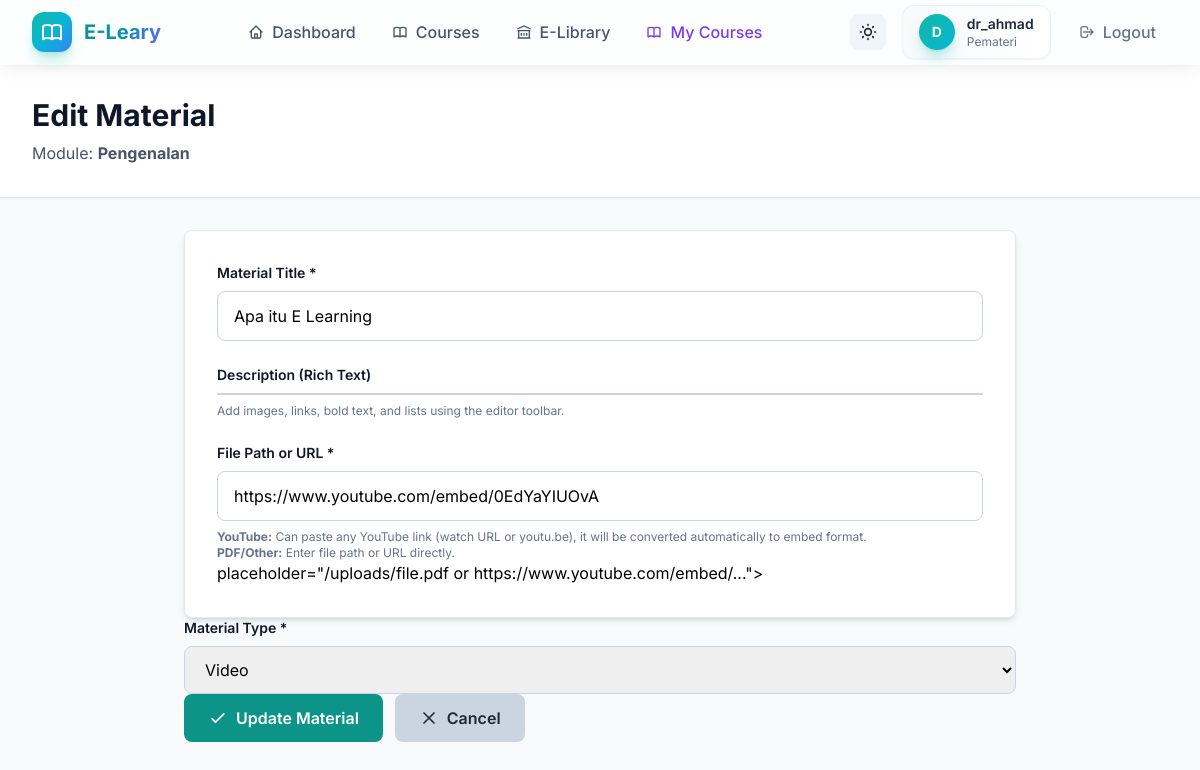
The page /admin/materials/1/edit (signed in) on the database its author committed.
### models.py (models this page shows, shortened)
class User(UserMixin, db.Model):
    id = db.Column(db.Integer, primary_key=True)
    username = db.Column(db.String(120), unique=True, nullable=False, index=True)
    email = db.Column(db.String(120), unique=True, nullable=False, index=True)
    password_hash = db.Column(db.String(255), nullable=False)
    role = db.Column(db.String(20), default='user', nullable=False)  # 'admin', 'pemateri', or 'user'
    pending_role = db.Column(db.String(20), nullable=True)  # Requested role pending admin approval
    division = db.Column(db.String(100), nullable=True)  # e.g., Medical, IT, Admin, Mahasiswa/Koas
    created_at = db.Column(db.DateTime, default=datetime.utcnow)
    uploaded_books = db.relationship('LibraryBook', backref='uploader', lazy='dynamic', foreign_keys='LibraryBook.uploader_id')
    attendance_logs = db.relationship('AttendanceLog', backref='user', lazy='dynamic')
    enrollments = db.relationship('CourseEnrollment', backref='user', lazy='dynamic')
    instructed_courses = db.relationship('Course', backref='instructor_user', lazy='dynamic', foreign_keys='Course.instructor_id')
    def is_admin(self):
        return self.role == 'admin'
    def can_manage_courses(self):
        return self.role in ['admin', 'pemateri']

class CourseModule(db.Model):
    id = db.Column(db.Integer, primary_key=True)
    course_id = db.Column(db.Integer, db.ForeignKey('course.id'), nullable=False, index=True)
    title = db.Column(db.String(255), nullable=False)
    description = db.Column(db.Text, nullable=True)
    order_index = db.Column(db.Integer, default=0, nullable=False)
    created_at = db.Column(db.DateTime, default=datetime.utcnow)
    materials = db.relationship('CourseMaterial', backref='module', lazy='dynamic', cascade='all, delete-orphan')

class CourseMaterial(db.Model):
    id = db.Column(db.Integer, primary_key=True)
    module_id = db.Column(db.Integer, db.ForeignKey('course_module.id'), nullable=False, index=True)
    title = db.Column(db.String(255), nullable=False)
    description = db.Column(db.Text, nullable=True)
    file_path = db.Column(db.String(255), nullable=True)  # Path to uploaded file or external URL
    type = db.Column(db.String(50), default='pdf', nullable=False)  # 'pdf', 'video', 'assignment'
    created_at = db.Column(db.DateTime, default=datetime.utcnow)

### app/routes/admin.py (the view, shortened to what this page needs)
    @app.route('/admin/materials/<int:material_id>/edit', methods=['GET', 'POST'])
    @login_required
    @pemateri_required
    def edit_material(material_id):
        material = CourseMaterial.query.get_or_404(material_id)
        module = material.module
        course = module.course
        if not current_user.is_admin() and course.instructor_id != current_user.id:
            flash('You do not have permission to manage this course.', 'danger')
            return redirect(url_for('admin_courses'))
        return render_template('admin_edit_material.html', material=material, module=module, course=course)

### app/utils.py (called while the page is built)
def pemateri_required(f):
    @wraps(f)
    def decorated_function(*args, **kwargs):
        if not current_user.is_authenticated or not current_user.can_manage_courses():
            flash('Instructor or Admin access required.', 'danger')
            return redirect(url_for('index'))
        return f(*args, **kwargs)
    return decorated_function

### templates/admin_edit_material.html (shortened to what this page needs)
{% extends 'base.html' %}
{% block head %}
<link href="https://cdn.jsdelivr.net/npm/quill@1.3.7/dist/quill.snow.css" rel="stylesheet">
{% endblock %}
{% block content %}
<div class="min-h-screen bg-slate-50">
    <div class="bg-white border-b border-slate-200 shadow-sm">
        <div class="max-w-7xl mx-auto px-4 py-8 sm:px-6 lg:px-8">
            <h1 class="text-3xl font-bold text-slate-900">Edit Material</h1>
            <p class="mt-2 text-slate-600">Module: <strong>{{ module.title }}</strong></p>
        </div>
    </div>
    <div class="max-w-4xl mx-auto px-4 py-8 sm:px-6 lg:px-8">
        <div class="bg-white rounded-lg shadow-md p-8 border border-slate-200">
            <form method="POST" class="space-y-6">
                <div>
                    <label for="title" class="block text-sm font-semibold text-slate-900 mb-2">Material Title *</label>
                    <input type="text" id="title" name="title" required
                           value="{{ material.title }}"
                           class="w-full px-4 py-3 border border-slate-300 rounded-lg focus:outline-none focus:border-teal-600 focus:ring-2 focus:ring-teal-100"
                           placeholder="e.g., Apa itu SIK?">
                </div>
                <div>
                    <label for="description" class="block text-sm font-semibold text-slate-900 mb-2">Description (Rich Text)</label>
                    <div id="material-description-editor" class="bg-white rounded-lg border border-slate-300"></div>
                    <p class="text-xs text-slate-500 mt-2">Add images, links, bold text, and lists using the editor toolbar.</p>
                </div>
                <div>
                    <label for="file_path" class="block text-sm font-semibold text-slate-900 mb-2">File Path or URL *</label>
                    <input type="text" id="file_path" name="file_path" required
                           value="{{ material.file_path }}"
                           class="w-full px-4 py-3 border border-slate-300 rounded-lg focus:outline-none focus:border-teal-600 focus:ring-2 focus:ring-teal-100"
                           placeholder="/uploads/file.pdf or https://www.youtube.com/watch?v=...">
                    <p class="text-xs text-slate-500 mt-2">
                        <strong>YouTube:</strong> Can paste any YouTube link (watch URL or youtu.be), it will be converted automatically to embed format.
                        <br><strong>PDF/Other:</strong> Enter file path or URL directly.
                    </p>
                </div>
                           placeholder="/uploads/file.pdf or https://www.youtube.com/embed/...">
                </div>
                <div>
                    <label for="type" class="block text-sm font-semibold text-slate-900 mb-2">Material Type *</label>
                    <select id="type" name="type" required class="w-full px-4 py-3 border border-slate-300 rounded-lg focus:outline-none focus:border-teal-600 focus:ring-2 focus:ring-teal-100">
                        <option value="video" {% if material.type == 'video' %}selected{% endif %}>Video</option>
                    </select>
                </div>
                <div class="flex items-center gap-3">
                    <button type="submit" class="bg-teal-600 hover:bg-teal-700 text-white font-semibold py-3 px-6 rounded-lg transition-colors flex items-center gap-2">
                        <svg class="w-5 h-5" fill="none" stroke="currentColor" viewBox="0 0 24 24">
                            <path stroke-linecap="round" stroke-linejoin="round" stroke-width="2" d="M5 13l4 4L19 7"/>
                        </svg>
                        Update Material
                    </button>
                    <a href="{{ url_for('manage_materials', module_id=module.id) }}"
                       class="bg-slate-300 hover:bg-slate-400 text-slate-800 font-semibold py-3 px-6 rounded-lg transition-colors flex items-center gap-2">
                        <svg class="w-5 h-5" fill="none" stroke="currentColor" viewBox="0 0 24 24">
                            <path stroke-linecap="round" stroke-linejoin="round" stroke-width="2" d="M6 18L18 6M6 6l12 12"/>
                        </svg>
                        Cancel
                    </a>
                </div>
        </div>
    </div>
{% endblock %}

### templates/base.html (shortened to what this page needs)
<!DOCTYPE html>
<html lang="en" id="html-root">
<head>
    <script src="https://cdn.tailwindcss.com"></script>
    {% block head %}{% endblock %}
</head>
<body class="bg-gradient-mesh min-h-screen dark:bg-slate-900 dark:text-slate-100">
    <nav class="glass dark:glass-dark border-b border-white/20 dark:border-slate-700 sticky top-0 z-40 shadow-lg shadow-black/5">
        <div class="max-w-7xl mx-auto px-4 sm:px-6 lg:px-8">
            <div class="flex justify-between items-center h-16">
                <div class="flex items-center gap-3">
                    <div class="w-10 h-10 bg-gradient-to-br from-teal-500 via-cyan-500 to-blue-500 rounded-xl flex items-center justify-center shadow-lg shadow-teal-500/30 animate-pulse-slow">
                    </div>
                    <span class="text-xl font-bold gradient-text">E-Leary</span>
                </div>
                {% if current_user.is_authenticated %}
                    <div class="hidden md:flex items-center gap-1">
                        <a href="{{ url_for('index') }}" class="px-4 py-2 rounded-lg text-slate-600 dark:text-slate-300 hover:text-teal-600 dark:hover:text-teal-400 hover:bg-teal-50 dark:hover:bg-slate-700 font-medium transition-all duration-200">
                            <span class="flex items-center gap-2">
                                <svg class="w-4 h-4" fill="none" stroke="currentColor" viewBox="0 0 24 24"><path stroke-linecap="round" stroke-linejoin="round" stroke-width="2" d="M3 12l2-2m0 0l7-7 7 7M5 10v10a1 1 0 001 1h3m10-11l2 2m-2-2v10a1 1 0 01-1 1h-3m-6 0a1 1 0 001-1v-4a1 1 0 011-1h2a1 1 0 011 1v4a1 1 0 001 1m-6 0h6"/></svg>
                                Dashboard
                            </span>
                        </a>
                        <a href="{{ url_for('courses') }}" class="px-4 py-2 rounded-lg text-slate-600 dark:text-slate-300 hover:text-teal-600 dark:hover:text-teal-400 hover:bg-teal-50 dark:hover:bg-slate-700 font-medium transition-all duration-200">
                            <span class="flex items-center gap-2">
                                Courses
                            </span>
                        </a>
                        <a href="{{ url_for('library') }}" class="px-4 py-2 rounded-lg text-slate-600 dark:text-slate-300 hover:text-teal-600 dark:hover:text-teal-400 hover:bg-teal-50 dark:hover:bg-slate-700 font-medium transition-all duration-200">
                            <span class="flex items-center gap-2">
                                <svg class="w-4 h-4" fill="none" stroke="currentColor" viewBox="0 0 24 24"><path stroke-linecap="round" stroke-linejoin="round" stroke-width="2" d="M8 14v3m4-3v3m4-3v3M3 21h18M3 10h18M3 7l9-4 9 4M4 10h16v11H4V10z"/></svg>
                                E-Library
                            </span>
                        </a>
                        {% if current_user.can_manage_courses() %}
                            <a href="{{ url_for('admin_courses') }}" class="px-4 py-2 rounded-lg text-violet-600 dark:text-violet-400 hover:text-violet-700 dark:hover:text-violet-300 hover:bg-violet-50 dark:hover:bg-slate-700 font-medium transition-all duration-200">
                                <span class="flex items-center gap-2">
                                    My Courses
                                </span>
                            </a>
                        {% endif %}
                    </div>
                    <div class="flex items-center gap-4">
                        <button id="darkModeToggle" class="p-2 rounded-lg bg-slate-100 dark:bg-slate-700 hover:bg-slate-200 dark:hover:bg-slate-600 transition-colors" title="Toggle dark mode">
                        </button>
                        <div class="hidden sm:flex items-center gap-3 bg-gradient-to-r from-slate-50 to-white dark:from-slate-800 dark:to-slate-700 px-4 py-2 rounded-xl border border-slate-200/50 dark:border-slate-600 shadow-sm">
                            <div class="w-9 h-9 bg-gradient-to-br from-teal-500 to-cyan-500 rounded-full flex items-center justify-center text-white font-bold text-sm shadow-lg shadow-teal-500/30">
                                {{ current_user.username[0].upper() }}
                            </div>
                            <div>
                                <p class="text-sm font-semibold text-slate-800 dark:text-slate-100">{{ current_user.username }}</p>
                                <p class="text-xs text-slate-500 dark:text-slate-400 capitalize">{{ current_user.role }}</p>
                            </div>
                        </div>
                        <a href="{{ url_for('logout') }}" class="flex items-center gap-2 text-slate-500 dark:text-slate-400 hover:text-red-500 dark:hover:text-red-400 font-medium transition-colors px-3 py-2 rounded-lg hover:bg-red-50 dark:hover:bg-red-900/20">
                            <svg class="w-4 h-4" fill="none" stroke="currentColor" viewBox="0 0 24 24"><path stroke-linecap="round" stroke-linejoin="round" stroke-width="2" d="M17 16l4-4m0 0l-4-4m4 4H7m6 4v1a3 3 0 01-3 3H6a3 3 0 01-3-3V7a3 3 0 013-3h4a3 3 0 013 3v1"/></svg>
                            <span class="hidden sm:inline">Logout</span>
                        </a>
                    </div>
                {% endif %}
            </div>
        </div>
    </nav>
    <main class="page-enter">
        {% block content %}{% endblock %}
    </main>
</body>
</html>

### templates/base.html (style rules this page uses)
body { font-family: 'Inter', -apple-system, BlinkMacSystemFont, 'Segoe UI', sans-serif; }
.glass { background: rgba(255, 255, 255, 0.85); backdrop-filter: blur(10px); -webkit-backdrop-filter: blur(10px); }
.gradient-text { background: linear-gradient(135deg, #0d9488 0%, #0891b2 50%, #6366f1 100%); -webkit-background-clip: text; -webkit-text-fill-color: transparent; background-clip: text; }
.page-enter { animation: slideUp 0.4s ease-out; }
.bg-gradient-mesh { background: linear-gradient(135deg, #f0fdfa 0%, #f0f9ff 50%, #faf5ff 100%); }

### rows shown on the page
User: username "D", username "dr_ahmad", role "Pemateri"
CourseModule: title "Pengenalan"
CourseMaterial: title "Apa itu E Learning", file_path "https://www.youtube.com/embed/0EdYaYIUOvA", type "Video"
